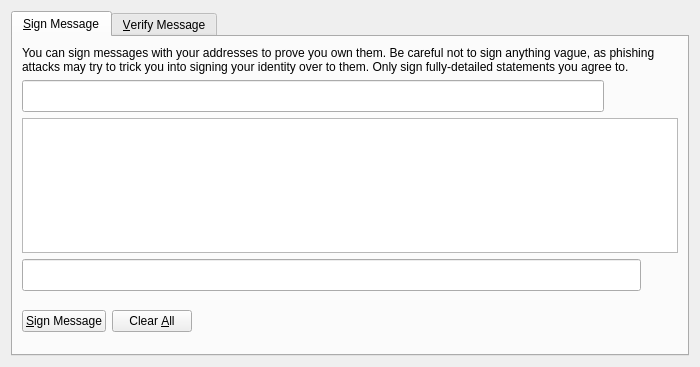
<?xml version="1.0" encoding="UTF-8"?>
<ui version="4.0">
 <class>SignVerifyMessageDialog</class>
 <widget class="QDialog" name="SignVerifyMessageDialog">
  <property name="geometry">
   <rect>
    <x>0</x>
    <y>0</y>
    <width>700</width>
    <height>367</height>
   </rect>
  </property>
  <property name="windowTitle">
   <string>Signatures - Sign / Verify a Message</string>
  </property>
  <property name="modal">
   <bool>true</bool>
  </property>
  <layout class="QVBoxLayout" name="verticalLayout">
   <item>
    <widget class="QTabWidget" name="tabWidget">
     <property name="currentIndex">
      <number>0</number>
     </property>
     <widget class="QWidget" name="tabSignMessage">
      <attribute name="title">
       <string>&amp;Sign Message</string>
      </attribute>
      <layout class="QVBoxLayout" name="verticalLayout_SM">
       <item>
        <widget class="QLabel" name="infoLabel_SM">
         <property name="text">
          <string>You can sign messages with your addresses to prove you own them. Be careful not to sign anything vague, as phishing attacks may try to trick you into signing your identity over to them. Only sign fully-detailed statements you agree to.</string>
         </property>
         <property name="textFormat">
          <enum>Qt::PlainText</enum>
         </property>
         <property name="wordWrap">
          <bool>true</bool>
         </property>
        </widget>
       </item>
       <item>
        <layout class="QHBoxLayout" name="horizontalLayout_1_SM">
         <property name="spacing">
          <number>5</number>
         </property>
         <item>
          <widget class="QValidatedLineEdit" name="addressIn_SM">
           <property name="minimumSize">
            <size>
             <width>0</width>
             <height>32</height>
            </size>
           </property>
           <property name="maximumSize">
            <size>
             <width>16777215</width>
             <height>32</height>
            </size>
           </property>
           <property name="toolTip">
            <string>The address to sign the message with (e.g. fvybTi3NgBR9pszN3PR4W2AnTwbfs7b4Bu)</string>
           </property>
           <property name="maxLength">
            <number>34</number>
           </property>
          </widget>
         </item>
         <item>
          <widget class="QPushButton" name="addressBookButton_SM">
           <property name="sizePolicy">
            <sizepolicy hsizetype="Minimum" vsizetype="Fixed">
             <horstretch>0</horstretch>
             <verstretch>0</verstretch>
            </sizepolicy>
           </property>
           <property name="maximumSize">
            <size>
             <width>32</width>
             <height>32</height>
            </size>
           </property>
           <property name="toolTip">
            <string>Choose an address from the address book</string>
           </property>
           <property name="styleSheet">
            <string notr="true">border: none; height: 32px; width: 32px;</string>
           </property>
           <property name="text">
            <string/>
           </property>
           <property name="icon">
            <iconset resource="../bitcoin.qrc">
             <normaloff>:/icons/address-book</normaloff>:/icons/address-book</iconset>
           </property>
           <property name="iconSize">
            <size>
             <width>16</width>
             <height>16</height>
            </size>
           </property>
           <property name="shortcut">
            <string>Alt+A</string>
           </property>
           <property name="autoDefault">
            <bool>false</bool>
           </property>
          </widget>
         </item>
         <item>
          <widget class="QPushButton" name="pasteButton_SM">
           <property name="sizePolicy">
            <sizepolicy hsizetype="Minimum" vsizetype="Fixed">
             <horstretch>0</horstretch>
             <verstretch>0</verstretch>
            </sizepolicy>
           </property>
           <property name="maximumSize">
            <size>
             <width>32</width>
             <height>32</height>
            </size>
           </property>
           <property name="toolTip">
            <string>Paste address from clipboard</string>
           </property>
           <property name="styleSheet">
            <string notr="true">border: none; height: 32px; width: 32px;</string>
           </property>
           <property name="text">
            <string/>
           </property>
           <property name="icon">
            <iconset resource="../bitcoin.qrc">
             <normaloff>:/icons/editpaste</normaloff>:/icons/editpaste</iconset>
           </property>
           <property name="iconSize">
            <size>
             <width>16</width>
             <height>16</height>
            </size>
           </property>
           <property name="shortcut">
            <string>Alt+P</string>
           </property>
           <property name="autoDefault">
            <bool>false</bool>
           </property>
          </widget>
         </item>
        </layout>
       </item>
       <item>
        <widget class="QPlainTextEdit" name="messageIn_SM">
         <property name="toolTip">
          <string>Enter the message you want to sign here</string>
         </property>
        </widget>
       </item>
       <item>
        <layout class="QHBoxLayout" name="horizontalLayout_2_SM">
         <property name="spacing">
          <number>5</number>
         </property>
         <item>
          <widget class="QLineEdit" name="signatureOut_SM">
           <property name="minimumSize">
            <size>
             <width>0</width>
             <height>32</height>
            </size>
           </property>
           <property name="maximumSize">
            <size>
             <width>16777215</width>
             <height>32</height>
            </size>
           </property>
           <property name="font">
            <font>
             <italic>true</italic>
            </font>
           </property>
           <property name="readOnly">
            <bool>true</bool>
           </property>
          </widget>
         </item>
         <item>
          <widget class="QPushButton" name="copySignatureButton_SM">
           <property name="sizePolicy">
            <sizepolicy hsizetype="Minimum" vsizetype="Fixed">
             <horstretch>0</horstretch>
             <verstretch>0</verstretch>
            </sizepolicy>
           </property>
           <property name="maximumSize">
            <size>
             <width>32</width>
             <height>32</height>
            </size>
           </property>
           <property name="toolTip">
            <string>Copy the current signature to the system clipboard</string>
           </property>
           <property name="styleSheet">
            <string notr="true">border: none; height: 32px; width: 32px;</string>
           </property>
           <property name="text">
            <string/>
           </property>
           <property name="icon">
            <iconset resource="../bitcoin.qrc">
             <normaloff>:/icons/editcopy</normaloff>:/icons/editcopy</iconset>
           </property>
           <property name="iconSize">
            <size>
             <width>16</width>
             <height>16</height>
            </size>
           </property>
           <property name="autoDefault">
            <bool>false</bool>
           </property>
          </widget>
         </item>
        </layout>
       </item>
       <item>
        <layout class="QHBoxLayout" name="horizontalLayout_3_SM">
         <item>
          <widget class="QPushButton" name="signMessageButton_SM">
           <property name="toolTip">
            <string>Sign the message to prove you own this FutureCash address</string>
           </property>
           <property name="text">
            <string>&amp;Sign Message</string>
           </property>
           <property name="autoDefault">
            <bool>false</bool>
           </property>
          </widget>
         </item>
         <item>
          <widget class="QPushButton" name="clearButton_SM">
           <property name="toolTip">
            <string>Reset all sign message fields</string>
           </property>
           <property name="text">
            <string>Clear &amp;All</string>
           </property>
           <property name="autoDefault">
            <bool>false</bool>
           </property>
          </widget>
         </item>
         <item>
          <spacer name="horizontalSpacer_1_SM">
           <property name="orientation">
            <enum>Qt::Horizontal</enum>
           </property>
           <property name="sizeHint" stdset="0">
            <size>
             <width>40</width>
             <height>48</height>
            </size>
           </property>
          </spacer>
         </item>
         <item>
          <widget class="QLabel" name="statusLabel_SM">
           <property name="font">
            <font>
             <weight>75</weight>
             <bold>true</bold>
            </font>
           </property>
           <property name="text">
            <string/>
           </property>
           <property name="wordWrap">
            <bool>true</bool>
           </property>
          </widget>
         </item>
         <item>
          <spacer name="horizontalSpacer_2_SM">
           <property name="orientation">
            <enum>Qt::Horizontal</enum>
           </property>
           <property name="sizeHint" stdset="0">
            <size>
             <width>40</width>
             <height>48</height>
            </size>
           </property>
          </spacer>
         </item>
        </layout>
       </item>
      </layout>
     </widget>
     <widget class="QWidget" name="tabVerifyMessage">
      <attribute name="title">
       <string>&amp;Verify Message</string>
      </attribute>
      <layout class="QVBoxLayout" name="verticalLayout_VM">
       <item>
        <widget class="QLabel" name="infoLabel_VM">
         <property name="text">
          <string>Enter the signing address, message (ensure you copy line breaks, spaces, tabs, etc. exactly) and signature below to verify the message. Be careful not to read more into the signature than what is in the signed message itself, to avoid being tricked by a man-in-the-middle attack.</string>
         </property>
         <property name="textFormat">
          <enum>Qt::PlainText</enum>
         </property>
         <property name="alignment">
          <set>Qt::AlignLeading|Qt::AlignLeft|Qt::AlignTop</set>
         </property>
         <property name="wordWrap">
          <bool>true</bool>
         </property>
        </widget>
       </item>
       <item>
        <layout class="QHBoxLayout" name="horizontalLayout_1_VM">
         <property name="spacing">
          <number>5</number>
         </property>
         <item>
          <widget class="QValidatedLineEdit" name="addressIn_VM">
           <property name="minimumSize">
            <size>
             <width>0</width>
             <height>32</height>
            </size>
           </property>
           <property name="maximumSize">
            <size>
             <width>16777215</width>
             <height>32</height>
            </size>
           </property>
           <property name="toolTip">
            <string>The address the message was signed with (e.g. fvybTi3NgBR9pszN3PR4W2AnTwbfs7b4Bu)</string>
           </property>
           <property name="maxLength">
            <number>34</number>
           </property>
          </widget>
         </item>
         <item>
          <widget class="QPushButton" name="addressBookButton_VM">
           <property name="maximumSize">
            <size>
             <width>32</width>
             <height>32</height>
            </size>
           </property>
           <property name="toolTip">
            <string>Choose an address from the address book</string>
           </property>
           <property name="styleSheet">
            <string notr="true">border: none; height: 32px; width: 32px;</string>
           </property>
           <property name="text">
            <string/>
           </property>
           <property name="icon">
            <iconset resource="../bitcoin.qrc">
             <normaloff>:/icons/address-book</normaloff>:/icons/address-book</iconset>
           </property>
           <property name="iconSize">
            <size>
             <width>16</width>
             <height>16</height>
            </size>
           </property>
           <property name="shortcut">
            <string>Alt+A</string>
           </property>
           <property name="autoDefault">
            <bool>false</bool>
           </property>
          </widget>
         </item>
        </layout>
       </item>
       <item>
        <widget class="QPlainTextEdit" name="messageIn_VM"/>
       </item>
       <item>
        <widget class="QValidatedLineEdit" name="signatureIn_VM">
         <property name="minimumSize">
          <size>
           <width>0</width>
           <height>32</height>
          </size>
         </property>
         <property name="maximumSize">
          <size>
           <width>16777215</width>
           <height>32</height>
          </size>
         </property>
        </widget>
       </item>
       <item>
        <layout class="QHBoxLayout" name="horizontalLayout_2_VM">
         <item>
          <widget class="QPushButton" name="verifyMessageButton_VM">
           <property name="toolTip">
            <string>Verify the message to ensure it was signed with the specified FutureCash address</string>
           </property>
           <property name="text">
            <string>&amp;Verify Message</string>
           </property>
           <property name="autoDefault">
            <bool>false</bool>
           </property>
          </widget>
         </item>
         <item>
          <widget class="QPushButton" name="clearButton_VM">
           <property name="toolTip">
            <string>Reset all verify message fields</string>
           </property>
           <property name="text">
            <string>Clear &amp;All</string>
           </property>
           <property name="autoDefault">
            <bool>false</bool>
           </property>
          </widget>
         </item>
         <item>
          <spacer name="horizontalSpacer_1_VM">
           <property name="orientation">
            <enum>Qt::Horizontal</enum>
           </property>
           <property name="sizeHint" stdset="0">
            <size>
             <width>40</width>
             <height>48</height>
            </size>
           </property>
          </spacer>
         </item>
         <item>
          <widget class="QLabel" name="statusLabel_VM">
           <property name="font">
            <font>
             <weight>75</weight>
             <bold>true</bold>
            </font>
           </property>
           <property name="text">
            <string/>
           </property>
           <property name="wordWrap">
            <bool>true</bool>
           </property>
          </widget>
         </item>
         <item>
          <spacer name="horizontalSpacer_2_VM">
           <property name="orientation">
            <enum>Qt::Horizontal</enum>
           </property>
           <property name="sizeHint" stdset="0">
            <size>
             <width>40</width>
             <height>48</height>
            </size>
           </property>
          </spacer>
         </item>
        </layout>
       </item>
      </layout>
     </widget>
    </widget>
   </item>
  </layout>
 </widget>
 <customwidgets>
  <customwidget>
   <class>QValidatedLineEdit</class>
   <extends>QLineEdit</extends>
   <header>qvalidatedlineedit.h</header>
  </customwidget>
 </customwidgets>
 <resources>
  <include location="../bitcoin.qrc"/>
 </resources>
 <connections/>
</ui>
